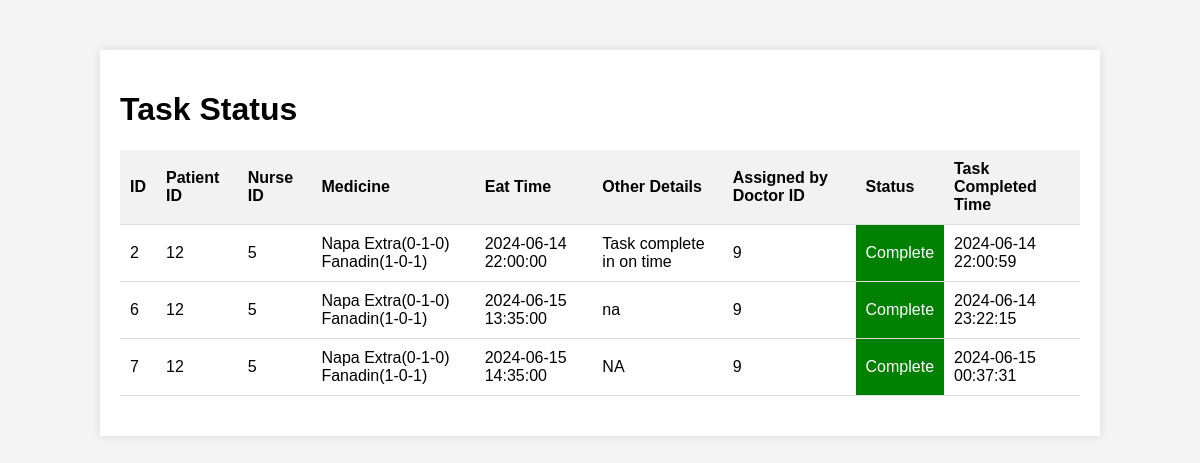
The app's page /model/ptaskview.php (signed in) with its own data.
### tables this page shows
CREATE TABLE `tasks` (
  `id` int(11) NOT NULL,
  `patient_id` int(11) DEFAULT NULL,
  `nurse_id` int(11) DEFAULT NULL,
  `medicine` varchar(255) DEFAULT NULL,
  `eat_time` datetime DEFAULT NULL,
  `other_details` text DEFAULT NULL,
  `assigned_by_doctor_id` int(11) DEFAULT NULL,
  `task_completed` varchar(120) DEFAULT '0',
  `task_completed_time` datetime DEFAULT NULL
);

### model/ptaskview.php (the view, shortened to what this page needs)
<?php
$patient_id = $_SESSION['id'];
$servername = "localhost";
$username = "root";
$password = "";
$dbname = "health";
$conn = new mysqli($servername, $username, $password, $dbname);
$sql = "SELECT * FROM tasks WHERE patient_id = $patient_id";
$result = $conn->query($sql);
?>
<!DOCTYPE html>
<html lang="en">
<head>
</head>
<body>
    <div class="container">
        <h1>Task Status</h1>
        <table>
            <tr>
                <th>ID</th>
                <th>Patient ID</th>
                <th>Nurse ID</th>
                <th>Medicine</th>
                <th>Eat Time</th>
                <th>Other Details</th>
                <th>Assigned by Doctor ID</th>
                <th>Status</th>
                <th>Task Completed Time</th>
            </tr>
            <?php
            if ($result->num_rows > 0) {
                while($row = $result->fetch_assoc()) {
                    $statusClass = $row['task_completed'] == 1 ? 'complete' : 'pending';
                    $statusText = $row['task_completed'] == 1 ? 'Complete' : 'Pending';
                    echo "<tr>
                            <td>{$row['id']}</td>
                            <td>{$row['patient_id']}</td>
                            <td>{$row['nurse_id']}</td>
                            <td>{$row['medicine']}</td>
                            <td>{$row['eat_time']}</td>
                            <td>{$row['other_details']}</td>
                            <td>{$row['assigned_by_doctor_id']}</td>
                            <td class='$statusClass'>$statusText</td>
                            <td>{$row['task_completed_time']}</td>
                          </tr>";
                }
            } else {
                echo "<tr><td colspan='9'>No tasks found</td></tr>";
            }
            ?>
        </table>
    </div>
</body>
</html>

### model/ptaskview.php (style rules this page uses)
body { font-family: Arial, sans-serif; margin: 0; padding: 0; background-color: #f4f4f4; }
.container { width: 80%; margin: 50px auto; background-color: #fff; padding: 20px; box-shadow: 0 0 10px rgba(0,0,0,0.1); }
table { width: 100%; border-collapse: collapse; margin-bottom: 20px; }
th, td { padding: 10px; text-align: left; border-bottom: 1px solid #ddd; }
th { background-color: #f2f2f2; }
.complete { color: white; background-color: green; }

### records on screen
tasks: id "2", patient "12", nurse "5", medicine "Napa Extra(0-1-0) Fanadin(1-0-1)", eat_time "2024-06-14 22:00:00", other_details "Task complete in on time", assigned_by_doctor "9", task_completed "Complete", task_completed_time "2024-06-14 22:00:59"
tasks: id "6", patient "12", nurse "5", medicine "Napa Extra(0-1-0) Fanadin(1-0-1)", eat_time "2024-06-15 13:35:00", other_details "na", assigned_by_doctor "9", task_completed "Complete", task_completed_time "2024-06-14 23:22:15"
tasks: id "7", patient "12", nurse "5", medicine "Napa Extra(0-1-0) Fanadin(1-0-1)", eat_time "2024-06-15 14:35:00", other_details "NA", assigned_by_doctor "9", task_completed "Complete", task_completed_time "2024-06-15 00:37:31"
